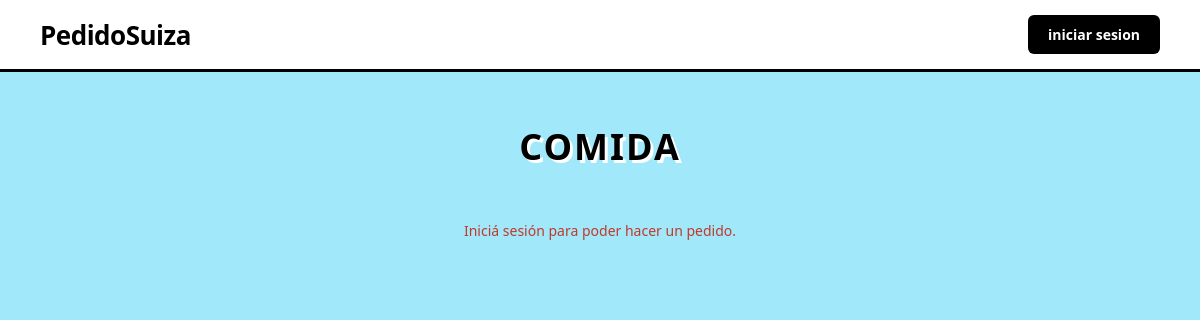
Before: /views/hacerPedido.php with the older database file.
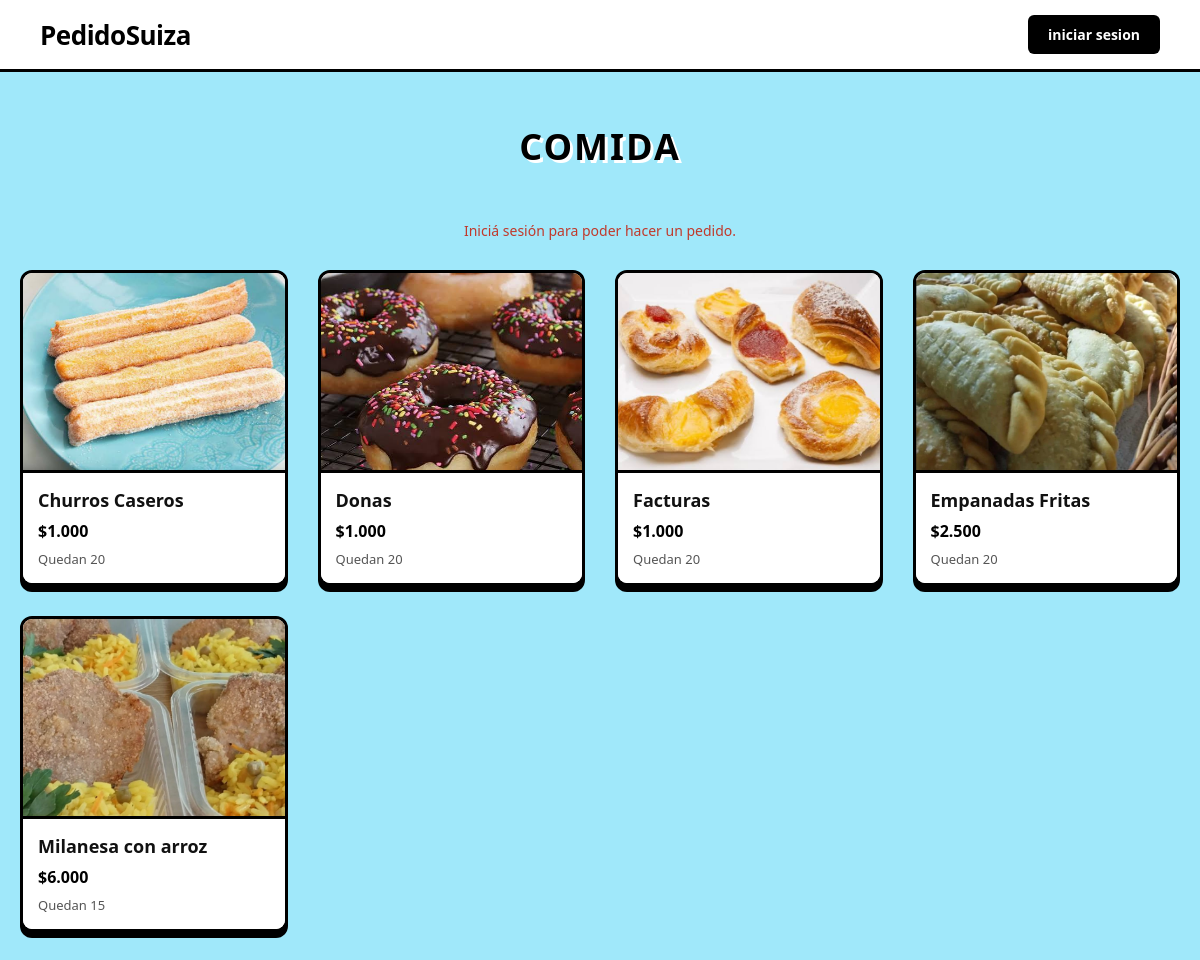
After: the same page with the newer database file.
### tables this page shows
CREATE TABLE `productos` (
  `id_producto` int(11) NOT NULL,
  `cantidad_producto` int(11) NOT NULL DEFAULT 0,
  `precio` decimal(10,2) NOT NULL DEFAULT 0.00,
  `nombre_producto` varchar(255) NOT NULL,
  `tipo_producto` varchar(100) DEFAULT NULL
);

### views/hacerPedido.php (the view, shortened to what this page needs)
<?php
require_once __DIR__ . '/../config/conexion.php';
$imagenesProducto = [
    'Churros Caseros' => '../imagenes/images.jpg',
    'Donas' => '../imagenes/donas.jpg',
    'Facturas' => '../imagenes/facturas.jpg',
    'Empanadas Fritas' => '../imagenes/empanadasFritas.jpg',
    'Milanesa con arroz' => '../imagenes/almuerzo.jpg',
];
$productos = [];
$resultadoProductos = mysqli_query($conexion, "SELECT id_producto, nombre_producto, cantidad_producto, precio FROM productos ORDER BY id_producto");
while ($fila = mysqli_fetch_assoc($resultadoProductos)) {
    $productos[] = $fila;
}
?>
<!DOCTYPE html>
<html lang="es">
<head>
    <link rel="stylesheet" href="../CSS/estiloPedidosSuiza.css">
</head>
<body>
    <header>
        <div class="header">
            <h1><a class="volver-inicio" href="pedidos.php">PedidoSuiza</a></h1>
            <?php if (isset($_SESSION['id_usuario'])): ?>
                <div class="usuario-sesion">
                    <span><?= htmlspecialchars($_SESSION['nombre_usuario']) ?></span>
                    <form action="../logout.php" method="post">
                        <button type="submit" class="btn-cerrar-sesion">Cerrar sesión</button>
                    </form>
                </div>
            <?php else: ?>
                <a class="login" href="login.php">iniciar sesion</a>
            <?php endif; ?>
        </div>
    </header>
    <main>
        <div class="contenido">
            <h1 class="titulo-seccion">COMIDA</h1>
            <?php if (!isset($_SESSION['id_usuario'])): ?>
                <p class="mensaje-error">Iniciá sesión para poder hacer un pedido.</p>
            <?php endif; ?>
            <form id="formPedido">
                <?php foreach ($productos as $producto): ?>
                    <?php
                        $nombre = $producto['nombre_producto'];
                        $stock = (int) $producto['cantidad_producto'];
                        $imagen = $imagenesProducto[$nombre] ?? '../imagenes/images.jpg';
                    ?>
                    <div class="tarjeta-producto">
                        <img src="<?= htmlspecialchars($imagen) ?>" alt="<?= htmlspecialchars($nombre) ?>" class="comida">
                        <div class="info-producto">
                            <h3><?= htmlspecialchars($nombre) ?></h3>
                            <p class="precio">$<?= number_format((float) $producto['precio'], 0, ',', '.') ?></p>
                            <p class="stock"><?= $stock > 0 ? "Quedan $stock" : "Sin stock" ?></p>
                        </div>
                    </div>
                <?php endforeach; ?>
            </form>
        </div>
    </main>
</body>
</html>

### CSS/estiloPedidosSuiza.css (style rules this page uses)
* { margin: 0; padding: 0; box-sizing: border-box; font-family: 'Segoe UI', Tahoma, Geneva, Verdana, sans-serif; }
body { background-color: rgb(160, 232, 250); min-height: 100vh; display: flex; flex-direction: column; }
.header { width: 100%; background-color: white; padding: 15px 40px; border-bottom: 3px solid black; display: flex; align-items: center; justify-content: space-between; position: sticky; top: 0; z-index: 100; }
.header h1 { font-size: 26px; font-weight: 800; color: black; letter-spacing: -0.5px; }
.volver-inicio { color: inherit; text-decoration: none; }
.login { background-color: black; color: white; padding: 10px 20px; border: none; border-radius: 6px; font-weight: bold; text-decoration: none; font-size: 14px; transition: all 0.2s ease; }
.contenido { max-width: 1200px; width: 100%; margin: 0 auto; padding: 40px 20px; display: grid; grid-template-columns: repeat(auto-fit, minmax(250px, 1fr)); gap: 30px; }
.tarjeta-producto { background-color: white; border: 3px solid black; border-radius: 12px; overflow: hidden; box-shadow: 0 6px 0px rgba(0, 0, 0, 1); transition: transform 0.2s ease; display: flex; flex-direction: column; }
.comida { width: 100%; height: 200px; object-fit: cover; border-bottom: 3px solid black; }
.info-producto { padding: 15px; display: flex; flex-direction: column; gap: 8px; background-color: white; }
.info-producto h3 { font-size: 18px; color: #111; font-weight: 700; }
.info-producto .precio { font-size: 16px; color: #000; font-weight: 800; }
.titulo-seccion { grid-column: 1 / -1; text-align: center; font-size: 36px; font-weight: 900; color: black; letter-spacing: 2px; margin-top: 10px; margin-bottom: 20px; text-transform: uppercase; text-shadow: 3px 3px 0px white; }
#formPedido { display: contents; }
.info-producto .stock { font-size: 13px; color: #555; }
.mensaje-error { grid-column: 1 / -1; color: #c0392b; text-align: center; font-size: 14px; }

Changed rows visible on the page:
added productos: shows a picture, nombre_producto "Churros Caseros", precio "1.000", cantidad_producto "20"
added productos: shows a picture, nombre_producto "Donas", precio "1.000", cantidad_producto "20"
added productos: shows a picture, nombre_producto "Facturas", precio "1.000", cantidad_producto "20"
added productos: shows a picture, nombre_producto "Empanadas Fritas", precio "2.500", cantidad_producto "20"
added productos: shows a picture, nombre_producto "Milanesa con arroz", precio "6.000", cantidad_producto "15"
